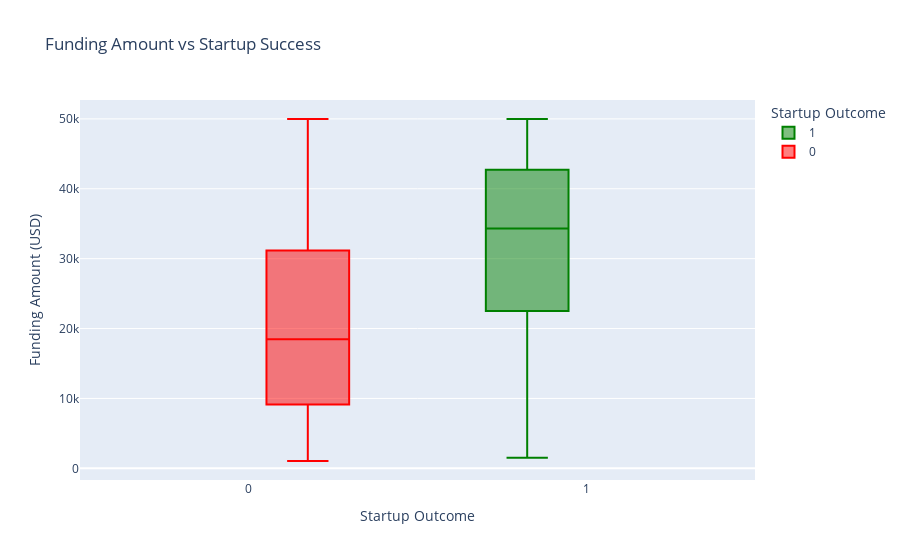
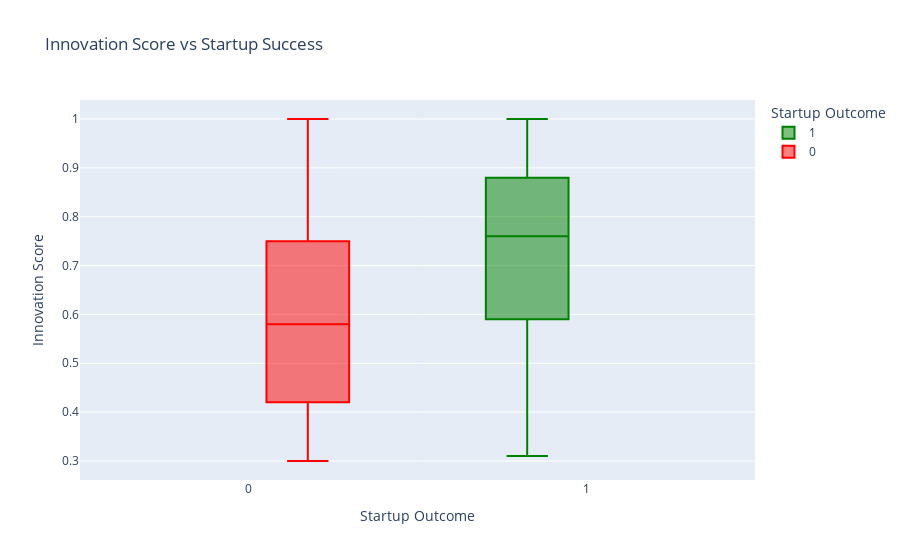

The code cell stored with these charts, in order, in its notebook:
### Markdown cell above
>**Summary:**  
Most numerical variables show approximately normal or slightly right-skewed distributions,  
indicating moderate variability across features such as funding, team experience, and innovation score.

### Code cell
# Box Plot 1: Funding Amount vs Startup Success
fig1 = px.box(df, x='success_label', y='funding_amount_usd',
              title='Funding Amount vs Startup Success',
              labels={'success_label': 'Startup Outcome', 'funding_amount_usd': 'Funding Amount (USD)'},
              color='success_label', 
              color_discrete_map={0: 'red', 1: 'green'},
              boxmode='group')  
fig1.show()

# Box Plot 2: Innovation Score vs Startup Success
fig2 = px.box(df, x='success_label', y='innovation_score',
              title='Innovation Score vs Startup Success',
              labels={'success_label': 'Startup Outcome', 'innovation_score': 'Innovation Score'},
              color='success_label',
              color_discrete_map={0: 'red', 1: 'green'},
              boxmode='group') 
fig2.show()

### Figure 1 — Plotly figure (JSON) as saved in the notebook; plotly's stock layout.template omitted (floating-point values rounded to 4 significant figures; data arrays with more than 128 entries replaced by an {"elided": "..."} marker saying what was removed)
{"data": [{"alignmentgroup": "True", "hovertemplate": "Startup Outcome=%{x}<br>Funding Amount (USD)=%{y}<extra></extra>", "legendgroup": "1", "marker": {"color": "green"}, "name": "1", "notched": false, "offsetgroup": "1", "orientation": "v", "showlegend": true, "type": "box", "x": {"elided": "881 int values"}, "x0": " ", "xaxis": "x", "y": {"elided": "881 float values"}, "y0": " ", "yaxis": "y"}, {"alignmentgroup": "True", "hovertemplate": "Startup Outcome=%{x}<br>Funding Amount (USD)=%{y}<extra></extra>", "legendgroup": "0", "marker": {"color": "red"}, "name": "0", "notched": false, "offsetgroup": "0", "orientation": "v", "showlegend": true, "type": "box", "x": {"elided": "1219 int values"}, "x0": " ", "xaxis": "x", "y": {"elided": "1219 float values"}, "y0": " ", "yaxis": "y"}], "layout": {"boxmode": "group", "legend": {"title": {"text": "Startup Outcome"}, "tracegroupgap": 0}, "title": {"text": "Funding Amount vs Startup Success"}, "xaxis": {"anchor": "y", "categoryarray": [1, 0], "categoryorder": "array", "domain": [0, 1], "title": {"text": "Startup Outcome"}}, "yaxis": {"anchor": "x", "domain": [0, 1], "title": {"text": "Funding Amount (USD)"}}}}

### Figure 2 — Plotly figure (JSON) as saved in the notebook; plotly's stock layout.template omitted (floating-point values rounded to 4 significant figures; data arrays with more than 128 entries replaced by an {"elided": "..."} marker saying what was removed)
{"data": [{"alignmentgroup": "True", "hovertemplate": "Startup Outcome=%{x}<br>Innovation Score=%{y}<extra></extra>", "legendgroup": "1", "marker": {"color": "green"}, "name": "1", "notched": false, "offsetgroup": "1", "orientation": "v", "showlegend": true, "type": "box", "x": {"elided": "881 int values"}, "x0": " ", "xaxis": "x", "y": {"elided": "881 float values"}, "y0": " ", "yaxis": "y"}, {"alignmentgroup": "True", "hovertemplate": "Startup Outcome=%{x}<br>Innovation Score=%{y}<extra></extra>", "legendgroup": "0", "marker": {"color": "red"}, "name": "0", "notched": false, "offsetgroup": "0", "orientation": "v", "showlegend": true, "type": "box", "x": {"elided": "1219 int values"}, "x0": " ", "xaxis": "x", "y": {"elided": "1219 float values"}, "y0": " ", "yaxis": "y"}], "layout": {"boxmode": "group", "legend": {"title": {"text": "Startup Outcome"}, "tracegroupgap": 0}, "title": {"text": "Innovation Score vs Startup Success"}, "xaxis": {"anchor": "y", "categoryarray": [1, 0], "categoryorder": "array", "domain": [0, 1], "title": {"text": "Startup Outcome"}}, "yaxis": {"anchor": "x", "domain": [0, 1], "title": {"text": "Innovation Score"}}}}
